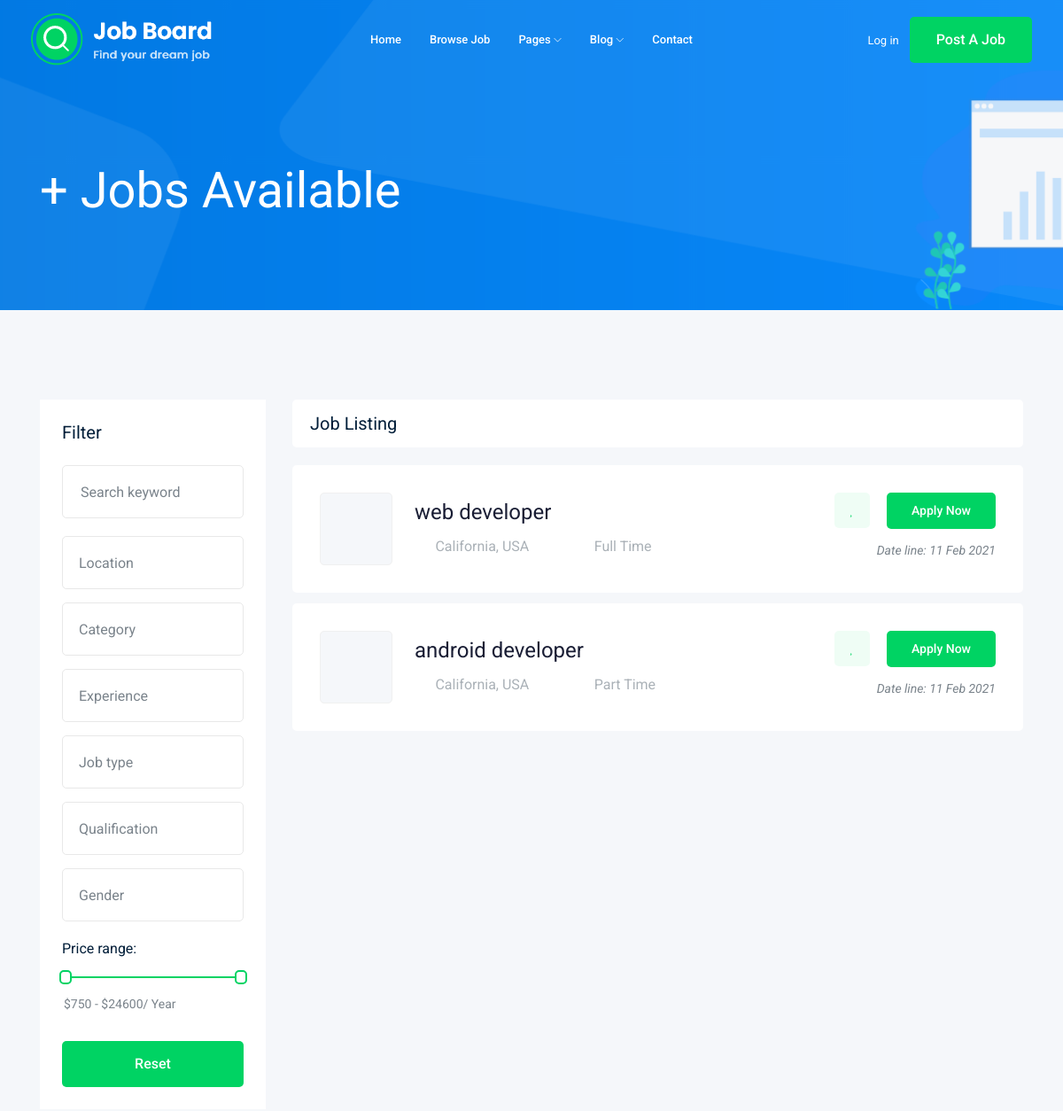
The page /jobs/?page=2 (upper part) on the database as committed earlier.
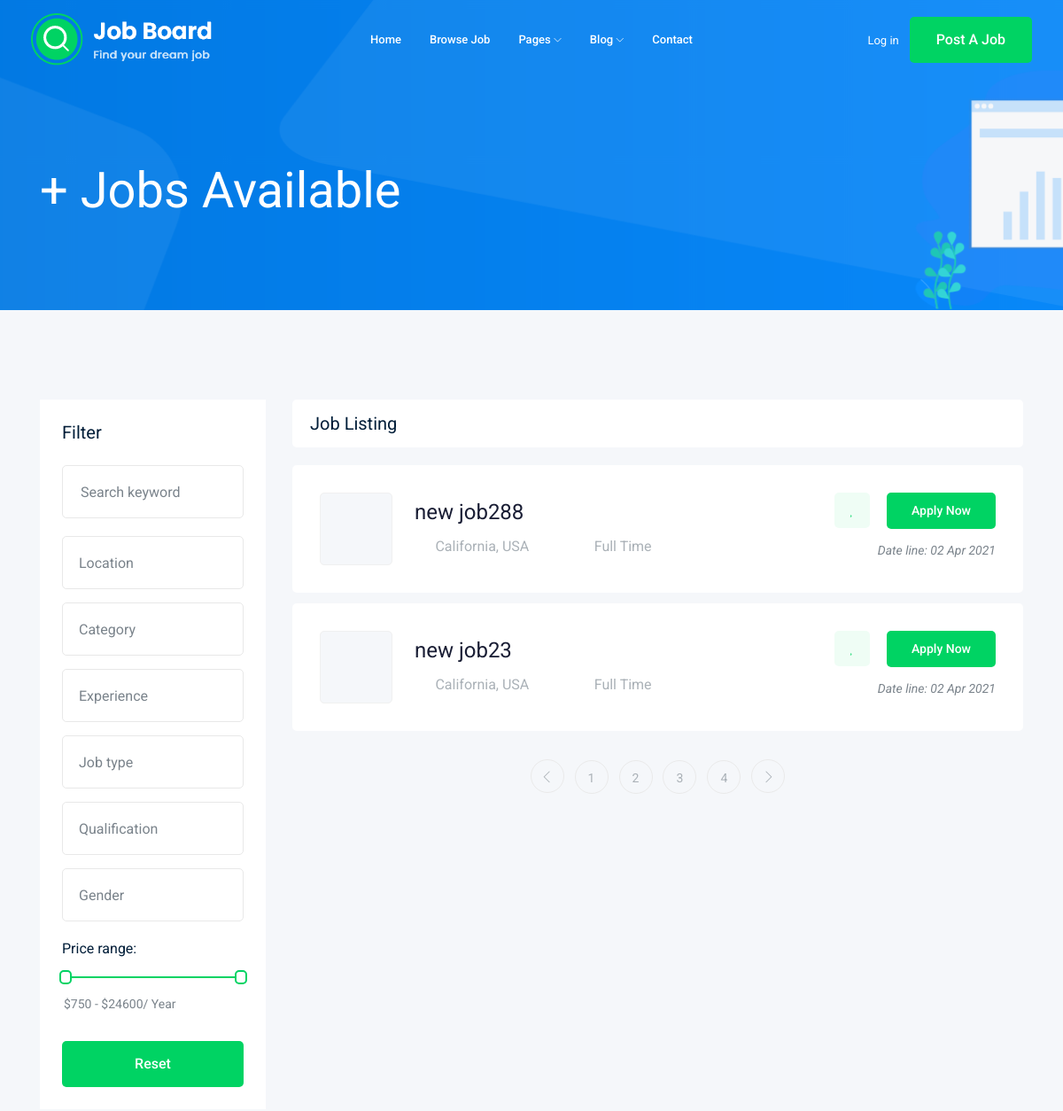
The same page on the database as committed later.
### job/models.py (models this page shows)
class Job(models.Model): # table
    owner = models.ForeignKey(User, related_name='job_owner', on_delete=models.CASCADE)
    title = models.CharField(max_length=100) # column
    job_type = models.CharField(max_length=15, choices=JOB_TYPE)
    description = models.TextField(max_length=1000)
    published_at = models.DateTimeField(auto_now=True) # auto_now is (hidden) in admin page
    vacancy = models.IntegerField(default=1)
    salary = models.IntegerField(default=0)
    experience = models.IntegerField(default=1)
    category = models.ForeignKey('Category', on_delete = models.CASCADE)
    image = models.ImageField(upload_to=image_upload)
    def __str__(self):
        return self.title

### job/views.py (the view)
# urls.py: path('', views.job_list, name='job_list'),
def job_list(request):
    job_list = Job.objects.all()
    paginator = Paginator(job_list, 2) # Show #n contacts per page.
    page_number = request.GET.get('page')
    page_obj = paginator.get_page(page_number)
    context = {'jobs': page_obj}
    return render(request, 'job/job_list.html', context)

### job/templates/job/job_list.html (shortened to what this page needs)
{% extends 'base.html' %}
{% block body %}
    <div class="bradcam_area bradcam_bg_1">
        <div class="container">
            <div class="row">
                <div class="col-xl-12">
                    <div class="bradcam_text">
                        <h3>{{jobs.count}}+ Jobs Available</h3>
                    </div>
                </div>
            </div>
        </div>
    </div>
    <div class="job_listing_area plus_padding">
        <div class="container">
            <div class="row">
                <div class="col-lg-3">
                    <div class="job_filter white-bg">
                        <div class="form_inner white-bg">
                            <h3>Filter</h3>
                            <form action="#">
                                <div class="row">
                                    <div class="col-lg-12">
                                        <div class="single_field">
                                            <input type="text" placeholder="Search keyword">
                                        </div>
                                    </div>
                                    <div class="col-lg-12">
                                    </div>
                                    <div class="col-lg-12">
                                    </div>
                                    <div class="col-lg-12">
                                    </div>
                                    <div class="col-lg-12">
                                    </div>
                                    <div class="col-lg-12">
                                    </div>
                                    <div class="col-lg-12">
                                    </div>
                                </div>
                            </form>
                        </div>
                        <div class="range_wrap">
                            <label for="amount">Price range:</label>
                            <div id="slider-range"></div>
                            <p>
                                <input type="text" id="amount" readonly style="border:0; color:#7A838B; font-size: 14px; font-weight:400;">
                            </p>
                        </div>
                        <div class="reset_btn">
                            <button  class="boxed-btn3 w-100" type="submit">Reset</button>
                        </div>
                    </div>
                </div>
                <div class="col-lg-9">
                    <div class="recent_joblist_wrap">
                        <div class="recent_joblist white-bg ">
                            <div class="row align-items-center">
                                <div class="col-md-6">
                                    <h4>Job Listing</h4>
                                </div>
                            </div>
                        </div>
                    </div>
                    <div class="job_lists m-0">
                        <div class="row">
                            {% for job in jobs %}
                                <div class="col-lg-12 col-md-12">
                                    <div class="single_jobs white-bg d-flex justify-content-between">
                                        <div class="jobs_left d-flex align-items-center">
                                            <div class="thumb">
                                            </div>
                                            <div class="jobs_conetent">
                                                <a href="{% url 'jobs:job_detail' job.id %}"><h4>{{job}}</h4></a>
                                                <div class="links_locat d-flex align-items-center">
                                                    <div class="location">
                                                        <p> <i class="fa fa-map-marker"></i> California, USA</p>
                                                    </div>
                                                    <div class="location">
                                                        <p> <i class="fa fa-clock-o"></i> {{job.job_type}}</p>
                                                    </div>
                                                </div>
                                            </div>
                                        </div>
                                        <div class="jobs_right">
                                            <div class="apply_now">
                                                <a class="heart_mark" href="{% static '#"> <i class="fa fa-heart"></i> </a>
                                                <a href="{% url 'jobs:job_detail' job.id %}" class="boxed-btn3">Apply Now</a>
                                            </div>
                                            <div class="date">
                                                <p>Date line: {{ job.published_at|date:"d M Y" }}</p>
                                            </div>
                                        </div>
                                    </div>
                                </div>
                            {% endfor %}
                        </div>
                        {% if jobs.has_other_pages %}
                            <div class="row">
                                <div class="col-lg-12">
                                    <div class="pagination_wrap">
                                        <ul>
                                            {% if jobs.has_previous %}
                                                <li><a href="?page={{jobs.previous_page_number}}"> <i class="ti-angle-left"></i> </a></li>
                                            {% endif %}
                                            {% for i in jobs.paginator.page_range %}
                                                <li><a href="?page={{i}}"><span>{{i}}</span></a></li>
                                            {% endfor %}
                                            {% if jobs.has_next %}
                                                <li><a href="?page={{jobs.next_page_number}}"> <i class="ti-angle-right"></i> </a></li>
                                            {% endif %}
                                        </ul>
                                    </div>
                                </div>
                            </div>
                        {% endif %}
                    </div>
                </div>
            </div>
        </div>
    </div>
    {% endblock body %}

### templates/base.html (shortened to what this page needs)
{% load static %}
<!doctype html>
<html class="no-js" lang="zxx">
<head>
    <link rel="stylesheet" href="{% static 'css/bootstrap.min.css' %}">
    <link rel="stylesheet" href="{% static 'css/owl.carousel.min.css' %}">
    <link rel="stylesheet" href="{% static 'css/magnific-popup.css' %}">
    <link rel="stylesheet" href="{% static 'css/font-awesome.min.css' %}">
    <link rel="stylesheet" href="{% static 'css/themify-icons.css' %}">
    <link rel="stylesheet" href="{% static 'css/nice-select.css' %}">
    <link rel="stylesheet" href="{% static 'css/flaticon.css' %}">
    <link rel="stylesheet" href="{% static 'css/jquery-ui.css' %}">
    <link rel="stylesheet" href="{% static 'css/gijgo.css' %}">
    <link rel="stylesheet" href="{% static 'css/animate.min.css' %}">
    <link rel="stylesheet" href="{% static 'css/slicknav.css' %}">
    <link rel="stylesheet" href="{% static 'css/style.css' %}">
</head>
<body>
    <header>
        <div class="header-area ">
            <div id="sticky-header" class="main-header-area">
                <div class="container-fluid ">
                    <div class="header_bottom_border">
                        <div class="row align-items-center">
                            <div class="col-xl-3 col-lg-2">
                                <div class="logo">
                                    <a href="{% static 'index.html">
                                        <img src="{% static 'img/logo.png' %}" alt="">
                                    </a>
                                </div>
                            </div>
                            <div class="col-xl-6 col-lg-7">
                                <div class="main-menu  d-none d-lg-block">
                                    <nav>
                                        <ul id="navigation">
                                            <li><a href="{% static 'index.html">home</a></li>
                                            <li><a href="{% static 'jobs.html">Browse Job</a></li>
                                            <li><a href="{% static '#">pages <i class="ti-angle-down"></i></a>
                                            </li>
                                            <li><a href="{% static '#">blog <i class="ti-angle-down"></i></a>
                                            </li>
                                            <li><a href="{% static 'contact.html">Contact</a></li>
                                        </ul>
                                    </nav>
                                </div>
                            </div>
                            <div class="col-xl-3 col-lg-3 d-none d-lg-block">
                                <div class="Appointment">
                                    <div class="phone_num d-none d-xl-block">
                                        <a href="{% static '#">Log in</a>
                                    </div>
                                    <div class="d-none d-lg-block">
                                        <a class="boxed-btn3" href="{% static '#">Post a Job</a>
                                    </div>
                                </div>
                            </div>
                            <div class="col-12">
                            </div>
                        </div>
                    </div>
                </div>
            </div>
        </div>
    </header>
{% block body %}
</body>
</html>

Rows that differ between the two databases and show on the page:
no longer on this page (row unchanged): Job: title "web developer", job_type "Full Time", published_at "11 Feb 2021"
no longer on this page (row unchanged): Job: title "android developer", job_type "Part Time", published_at "11 Feb 2021"
added Job: title "new job288", job_type "Full Time", published_at "02 Apr 2021"
added Job: title "new job23", job_type "Full Time", published_at "02 Apr 2021"
Other text that changed with them:
new list line: "1"
new list line: "2"
new list line: "3"
new list line: "4"
